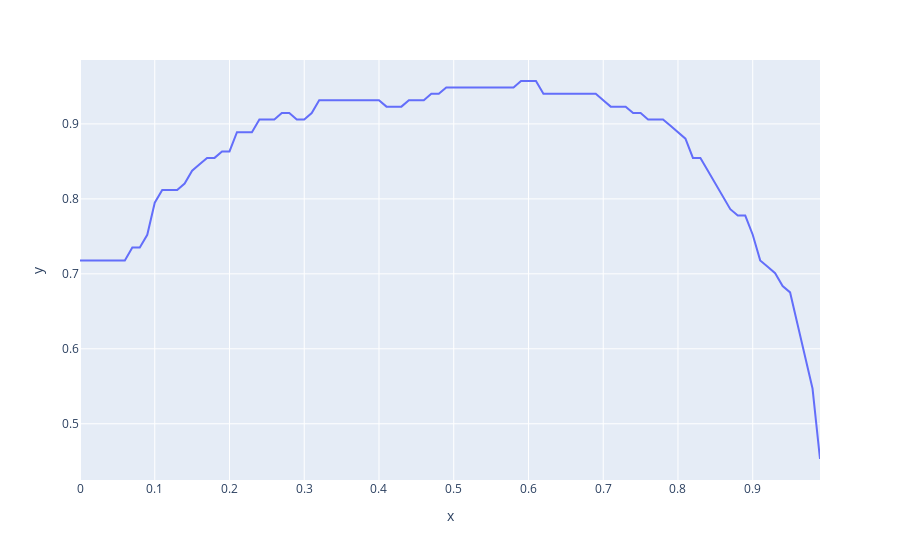

This figure's notebook cell:
### Code cell
acc_lista = []
for thr in np.arange(0, 1, .01):
  acc_lista.append(accuracy_score(y_test, predict_proba>=thr))

px.line(x=np.arange(0, 1, .01), y=acc_lista)
